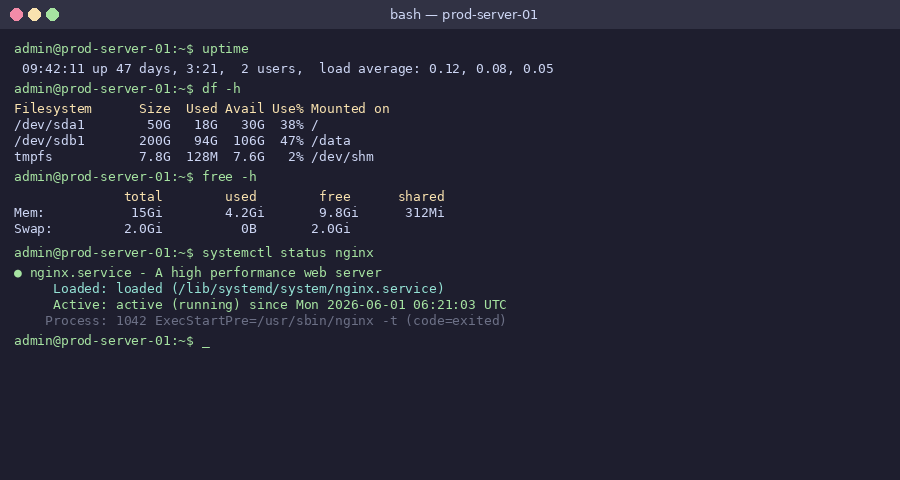
#> input picture poc/img_A_terminal_propre.png, 900 x 480 px; its folder holds only this picture in this run
$ python -i classifier.py   (imports and definitions only)   (older library calls are emulated)
#> lines starting #> are read from the running program, lines starting #| are printed output that depends on the picture
#> further down, picture is the input picture: PIL image 900x480 RGB; mean R, G, B 35.2, 36, 51.1
"""
classifier.py — Automatic origin classifier: digital vs real.

Determines whether Tesseract OCR is sufficient (screenshots, synthetic images,
clean PDFs) or whether the Claude Vision LLM fallback is needed (camera photos,
physical post-its, compressed video frames, scanned documents).

Four complementary signals — all computed locally, no network required:

  A. Histogram occupancy
     Fraction of quantised colour bins actually used.
     Digital → tiny palette (UI/CSS colours)   → low occupancy
     Real    → continuous sensor distribution   → high occupancy

  B. Dominant-colour pixel-to-pixel std
     Standard deviation of pixels sharing the most common quantised colour,
     measured per-channel across pixels (NOT across channels within one pixel).
     Digital → perfectly uniform background    → std ≈ 0
     Real    → sensor noise / codec artefacts  → std > 0

  C. Sobel gradient kurtosis
     Excess kurtosis of the gradient-magnitude distribution.
     Digital → bimodal (0 or very high) → high kurtosis
     Real    → continuous gradients     → moderate kurtosis

  D. Exact-mode pixel ratio
     Fraction of pixels whose RGB value is byte-identical to the dominant colour.
     Digital → large flat background region → ratio high
     Real    → lossy compression breaks uniformity → ratio low
"""

from __future__ import annotations

import cv2
import numpy as np
from PIL import Image


def classify_origin(img: Image.Image) -> dict:
    """
    Classify a PIL image as 'digital' (Tesseract sufficient) or 'real'
    (Vision LLM recommended).

    Returns:
        {
          "origin":        "digital" | "real",
          "confidence":    float in [0, 1],
          "digital_score": int,
          "real_score":    int,
          "reasons":       list[str],   # human-readable signal hits
        }
    """
    arr = np.array(img.convert("RGB"))
    gray = cv2.cvtColor(arr, cv2.COLOR_RGB2GRAY).astype(np.float32)
    pixels = arr.reshape(-1, 3).astype(np.int32)

    # A: histogram occupancy (bins of 8 per channel → 32 bins/channel, 32^3 total)
    binned = pixels // 8  # quantise all three channels, not just blue
    keys = binned[:, 0] * 1024 + binned[:, 1] * 32 + binned[:, 2]
    unique_keys, counts = np.unique(keys, return_counts=True)
#> unique_keys = 224 values from 3173 to 32661; counts = 224 values, max 386623 at index 0, min 2 at index 140, mean 1928.6
    occupancy = len(unique_keys) / (32 ** 3)  # 32768 possible bins
#> occupancy = 0.00684

    # B: per-pixel std on dominant colour (axis=0 → across pixels per channel)
    dom_key = unique_keys[np.argmax(counts)]
#> dom_key = 3173
    dom_pix = arr.reshape(-1, 3)[(keys == dom_key)].astype(np.float32)
    mode_std = float(dom_pix.std(axis=0).mean()) if len(dom_pix) > 100 else 99.0
#> mode_std = 0.0158

    # C: Sobel gradient kurtosis
    gx = cv2.Sobel(gray, cv2.CV_32F, 1, 0, ksize=3)
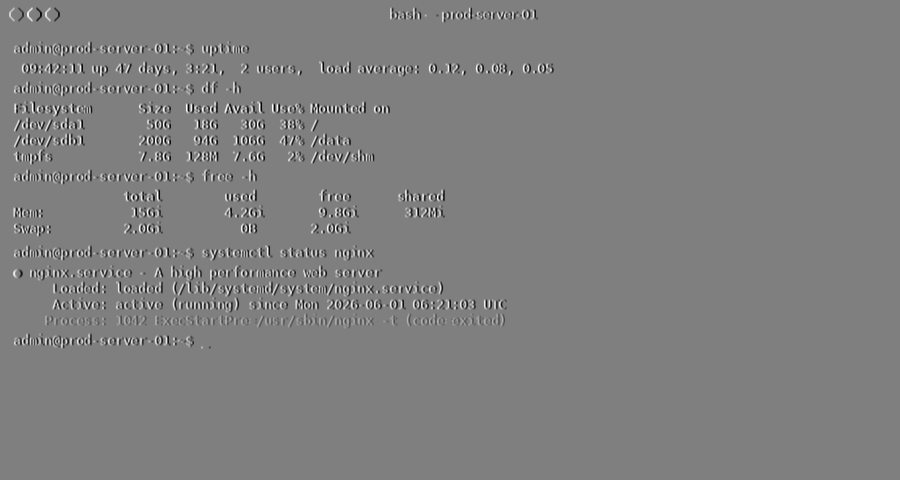
#> gx: shape (480, 900) float32; min -780, max 780, mean 0; drawn with min black and max white
    gy = cv2.Sobel(gray, cv2.CV_32F, 0, 1, ksize=3)
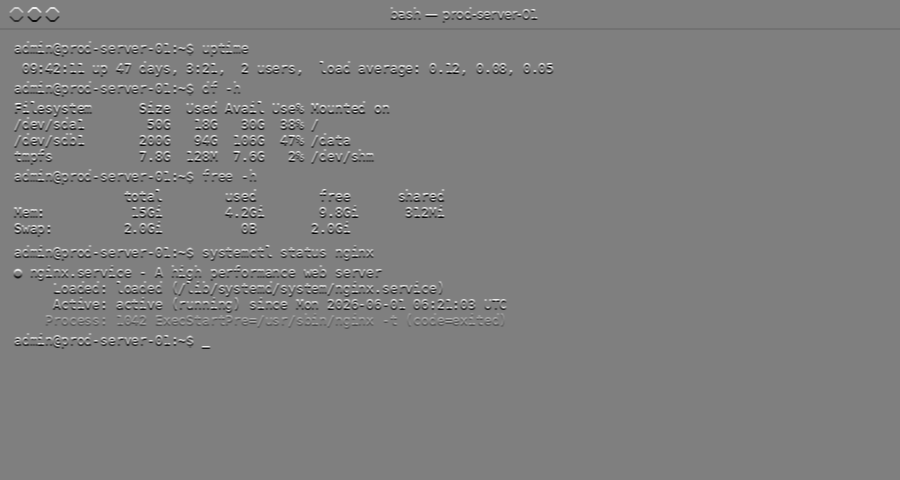
#> gy: shape (480, 900) float32; min -780, max 780, mean -0.3; drawn with min black and max white
    mag = np.sqrt(gx ** 2 + gy ** 2).flatten()
    m, s = mag.mean(), mag.std()
#> m = 33.64; s = 118.2
    kurtosis = float(np.mean(((mag - m) / s) ** 4)) if s > 0 else 0.0
#> kurtosis = 16.93

    # D: exact-mode pixel ratio
    mode_color = dom_pix.mean(axis=0).astype(np.uint8)
#> mode_color = [30, 30, 46]
    exact_ratio = float((arr.reshape(-1, 3) == mode_color).all(axis=1).mean())
#> exact_ratio = 0.895

    # --- Scoring ----------------------------------------------------------------
    d, r = 0, 0
    reasons: list[str] = []

    # A: occupancy — most globally reliable signal, weighted strongly
    if occupancy < 0.010:
        d += 3; reasons.append(f"tiny palette ({occupancy:.5f})")
    elif occupancy < 0.030:
        d += 2
    elif occupancy < 0.060:
        d += 1
    elif occupancy < 0.200:
        r += 1
    elif occupancy < 0.500:
        r += 2
    else:
        r += 4; reasons.append(f"very rich palette ({occupancy:.3f})")  # dead giveaway

    # B: mode_std — only weighted when occupancy is low (avoids false digital on photos
    #    whose dominant colour happens to have low per-pixel variance)
    if mode_std < 0.5 and occupancy < 0.15:
        d += 3; reasons.append(f"perfect monochrome background (std={mode_std:.3f})")
    elif mode_std < 2.0 and occupancy < 0.15:
        d += 2
    elif mode_std > 8.0:
        r += 2; reasons.append(f"sensor noise / codec artefacts (std={mode_std:.1f})")

    # C: kurtosis
    if kurtosis > 60:
        d += 2; reasons.append(f"hard edges (kurt={kurtosis:.0f})")
    elif kurtosis > 25:
        d += 1
    else:
        r += 1

    # D: exact-mode ratio
    if exact_ratio > 0.25 and occupancy < 0.15:
        d += 2; reasons.append(f"uniform background ({exact_ratio:.0%} identical px)")
    elif exact_ratio > 0.10 and occupancy < 0.15:
        d += 1
    elif exact_ratio < 0.05:
        r += 1

    total = d + r
    origin = "digital" if d >= r else "real"
    confidence = max(d, r) / total if total > 0 else 0.5

    return {
        "origin": origin,
        "confidence": round(confidence, 2),
        "digital_score": d,
        "real_score": r,
        "reasons": reasons,
    }


def needs_vision(img: Image.Image, force: bool = False) -> tuple[bool, str]:
    """
    Decide whether Claude Vision should be used for this image.

    Args:
        img:   PIL image to evaluate.
        force: If True, always return (True, reason) regardless of signals
               (used for --vision-all mode).

    Returns:
        (use_vision: bool, human_readable_reason: str)
    """
    if force:
        return True, "forced by --vision-all"
    result = classify_origin(img)
    if result["origin"] == "real":
        detail = ", ".join(result["reasons"]) or "multiple signals"
        reason = f"real image detected ({result['confidence']:.0%}): {detail}"
        return True, reason
    detail = f"digital content ({result['confidence']:.0%}): Tesseract sufficient"
    return False, detail

>>> from PIL import Image
>>> picture = Image.open('../poc/img_A_terminal_propre.png')
>>> result = classify_origin(picture)
#> result = 5 items

$ run again, on poc/img_B_terminal_env.png
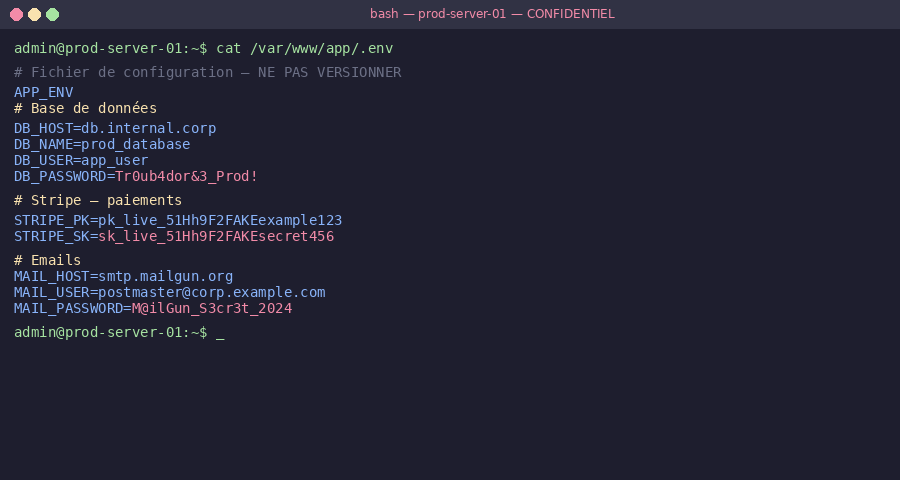
#> input picture poc/img_B_terminal_env.png, 900 x 480 px
#> picture is the input picture: PIL image 900x480 RGB; mean R, G, B 34.6, 34.8, 51.1
#> in classify_origin, `gray = cv2.cvtColor(arr, cv2.COLOR_RGB2GRAY).astype(np.float32)`:
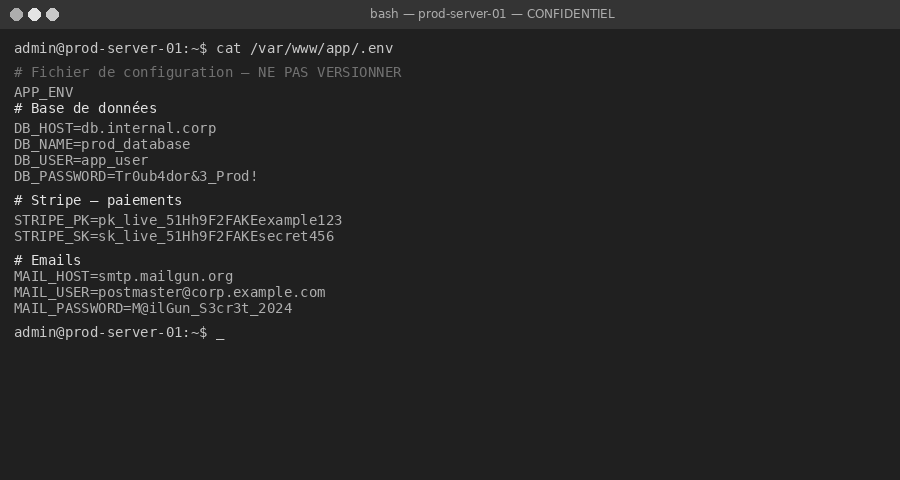
#> gray: shape (480, 900) float32; min 32, max 227, mean 36.7
#> unique_keys = 256 values from 3173 to 32661; counts = 256 values, max 389403 at index 0, min 1 at index 112, mean 1687.5
#> occupancy = 0.00781
#> dom_key = 3173
#> mode_std = 0.0185
#> in classify_origin, `gy = cv2.Sobel(gray, cv2.CV_32F, 0, 1, ksize=3)`:
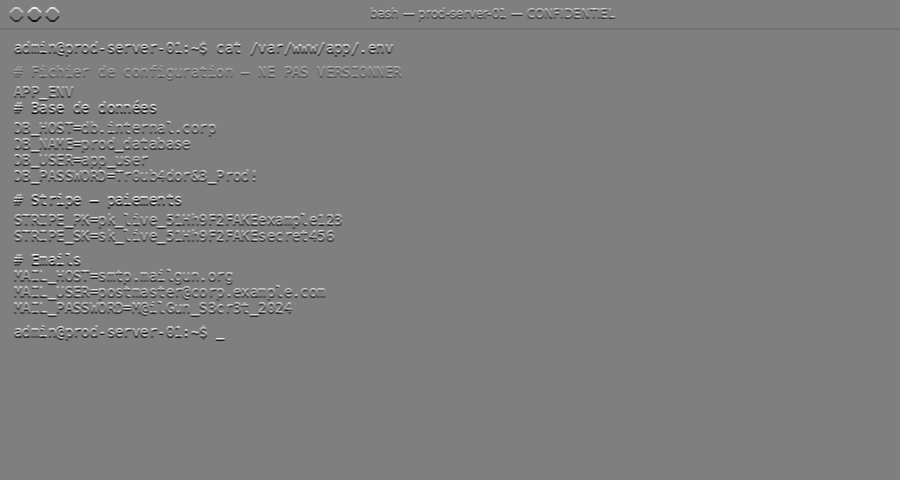
#> gy: shape (480, 900) float32; min -780, max 780, mean -0.3; drawn with min black and max white
#> m = 26.52; s = 101.4
#> kurtosis = 20.8
#> mode_color = [30, 30, 46]
#> exact_ratio = 0.901
#> result = 5 items

$ run again, on poc/img_D_dashboard.png
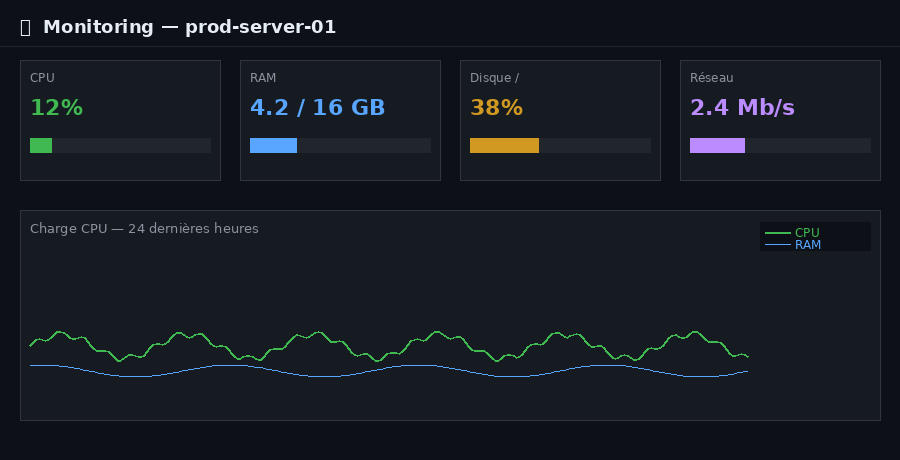
#> input picture poc/img_D_dashboard.png, 900 x 460 px
#> picture is the input picture: PIL image 900x460 RGB; mean R, G, B 22.4, 27.8, 34.3
#> in classify_origin, `gray = cv2.cvtColor(arr, cv2.COLOR_RGB2GRAY).astype(np.float32)`:
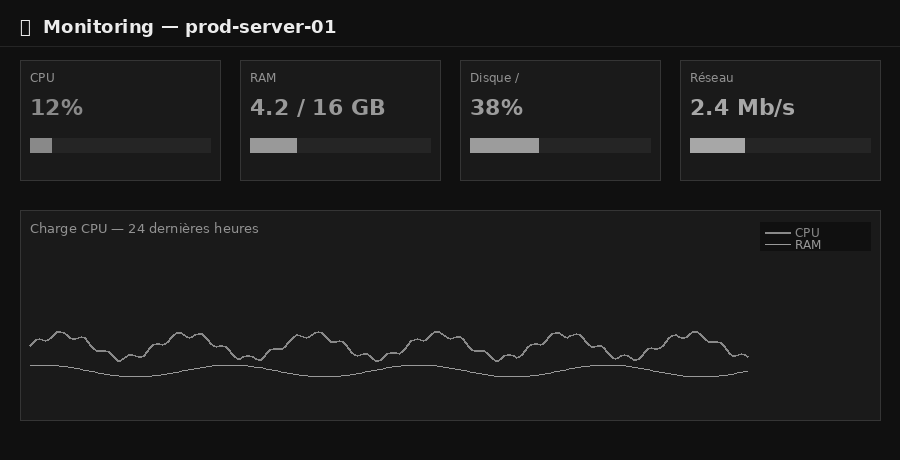
#> gray: shape (460, 900) float32; min 16, max 236, mean 26.6
#> unique_keys = 274 values from 1090 to 29630; counts = 274 values, max 253514 at index 6, min 1 at index 2, mean 1510.9
#> occupancy = 0.00836
#> dom_key = 2148
#> mode_std = 0.031
#> in classify_origin, `gy = cv2.Sobel(gray, cv2.CV_32F, 0, 1, ksize=3)`:
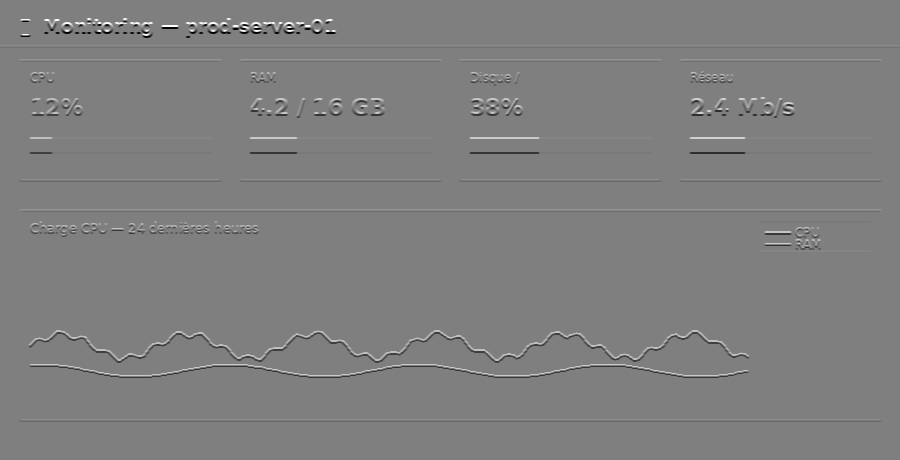
#> gy: shape (460, 900) float32; min -880, max 880, mean 0; drawn with min black and max white
#> m = 20.83; s = 92.05
#> kurtosis = 39.64
#> mode_color = [22, 27, 34]
#> exact_ratio = 0.612
#> result = 5 items
